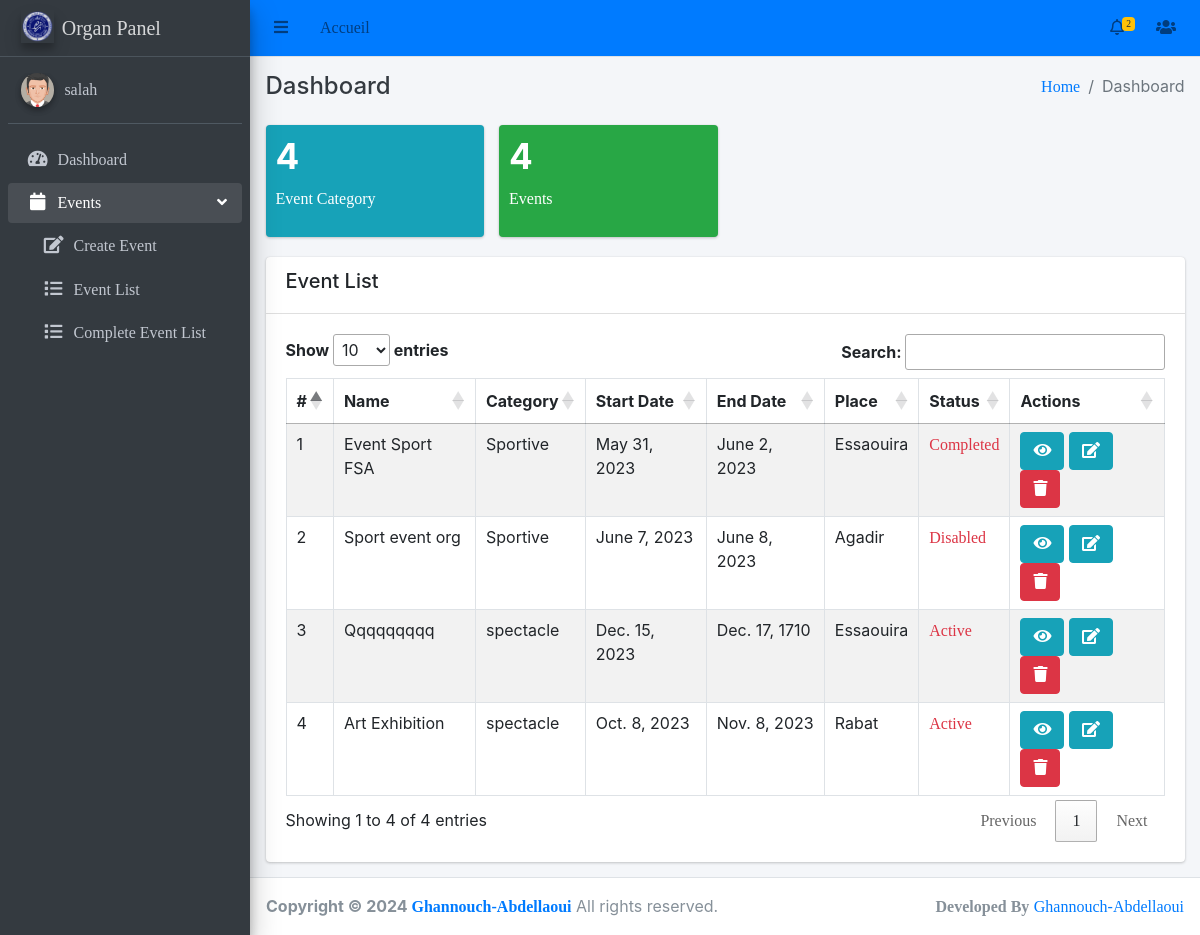
The page /organ_events/ (signed in) on the database its author committed.
### events/models.py (models this page shows, shortened)
class Event(models.Model):
    category = models.ForeignKey(EventCategory, on_delete=models.CASCADE)
    name = models.CharField(max_length=255, unique=True)
    description = RichTextUploadingField()
    job_category = models.ForeignKey(JobCategory, on_delete=models.CASCADE)
    select_scheduled_status = (
        ('yet to scheduled', 'Yet to Scheduled'),
        ('scheduled', 'Scheduled')
    )
    scheduled_status = models.CharField(max_length=25, choices=select_scheduled_status)
    venue = models.CharField(max_length=255)
    start_date = models.DateField()
    end_date = models.DateField()
    location = LocationField()
    maximum_attende = models.PositiveIntegerField()
    created_user = models.ForeignKey('auth.User', on_delete=models.CASCADE, null=True, blank=True, related_name='event_created_user')
    updated_user = models.ForeignKey('auth.User', on_delete=models.CASCADE, blank=True, null=True, related_name='event_updated_user')
    created_date = models.DateField(auto_now_add=True)
    updated_date = models.DateField(auto_now_add=True)
    last_updated = models.DateTimeField(auto_now=True)
    status_choice = (
        ('disabled', 'Disabled'),
        ('active', 'Active'),
        ('deleted', 'Deleted'),
        ('time out', 'Time Out'),
        ('completed', 'Completed'),
        ('cancel', 'Cancel'),
    )
    status = models.CharField(choices=status_choice, max_length=10)
    price = models.DecimalField(max_digits=8, decimal_places=2,null=True)
    ticket = models.OneToOneField(Ticket, on_delete=models.CASCADE, null=True,  blank=True)
    def __str__(self):
        return self.name

class EventCategory(models.Model):
    name = models.CharField(max_length=255, unique=True)
    code = models.CharField(max_length=6, unique=True)
    created_user = models.ForeignKey('auth.User', on_delete=models.CASCADE, related_name='created_user')
    updated_user = models.ForeignKey('auth.User', on_delete=models.CASCADE, related_name='updated_user')
    created_date = models.DateField(auto_now_add=True)
    updated_date = models.DateField(auto_now_add=True)
    status_choice = (
        ('active', 'Active'),
        ('deleted', 'Deleted'),
        ('blocked', 'Blocked'),
    )
    status = models.CharField(choices=status_choice, max_length=10)
    def __str__(self):
        return self.name

### gestion_even/views.py (the view)
# urls.py: path('organ_events/', dashboard_organ, name='dashboard_organ'),
@login_required(login_url='login_admin')
def dashboard_organ(request):
    event_ctg = EventCategory.objects.count()
    event = Event.objects.filter(created_user_id=request.user.id).count()
    complete_event = Event.objects.filter(created_user_id=request.user.id, status='completed').count()
    events = Event.objects.filter(created_user_id=request.user.id)    #!added
    count_noti = Event.objects.filter(created_user_id=request.user.id, status='active').count()
    noti_events = Event.objects.filter(created_user_id=request.user.id, status='active')
    event_names = [event for event in noti_events]
    context = {
        'event_ctg': event_ctg,
        'event': event,
        'complete_event': complete_event,
        'events': events,
        'count_noti':count_noti,
        'event_names':event_names,
        'noti_events':noti_events
    }
    return render(request, 'dashboard_organ.html', context)

### main/templates/dashboard_organ.html (shortened to what this page needs)
{% extends 'base/base_organ.html' %}
{% block breadcrumb %}Dashboard{% endblock breadcrumb %}
{% block content %}
<div class="row">
    <div class="col-lg-3 col-6">
      <div class="small-box bg-info">
        <div class="inner">
          {% if event_ctg %}
            <h3>{{ event_ctg }}</h3>
          {% else %}
            <h3>0</h3>
          {% endif %}
          <p>Event Category</p>
        </div>
      </div>
    </div>
    <div class="col-lg-3 col-6">
      <div class="small-box bg-success">
        <div class="inner">
          {% if event %}
            <h3>{{ event }}</h3>
          {% else %}
            <h3>0</h3>
          {% endif %}
          <p>Events</p>
        </div>
      </div>
    </div>
  </div>
  <div class="row">
    <div class="col-md-12">
        <div class="card">
            <div class="card-header">
                <div class="row">
                    <div class="col-md-5">
                        <h5>Event List</h5>
                    </div>
                </div>
            </div>
            <div class="card-body">
                  <table id="myTable" class="table table-striped table-bordered datatable dataTable no-footer"  role="grid" aria-describedby="DataTables_Table_0_info" style="border-collapse: collapse !important">
                    <thead>
                        <tr role="row">
                            <th>#</th>
                            <th>Name</th>
                            <th>Category</th>
                            <th>Start Date</th>
                            <th>End Date</th>
                            <th>Place</th>
                            <th>Status</th>
                            <th>Actions</th>
                        </tr>
                    </thead>
                    <tbody>
                        {% for event in events %}
                          <tr>
                              <td>{{ forloop.counter }}</td>
                              <td>{{ event.name|capfirst }}</td>
                              <td>{{ event.category }}</td>
                              <td>{{ event.start_date }}</td>
                              <td>{{ event.end_date }}</td>
                              <td>{{ event.venue|capfirst }}</td>
                              <td>
                                    <a href="#" class="text-danger">{{ event.status|title }}</a>
                              </td>
                              <td>
                                  <a class="btn btn-info" href="{% url 'organ:event-detail' event.pk %}" title="view">
                                      <i class="fa fa-eye"></i>
                                  </a>
                                  <a class="btn btn-info" href="{% url 'organ:event-edit' event.pk %}" title="edit">
                                    <i class="fa fa-edit"></i>
                                </a>
                                  <a class="btn btn-danger" href="{% url 'organ:event-delete' event.pk %}" title="delete">
                                      <i class="fa fa-trash"></i>
                                  </a>
                              </td>
                          </tr>
                        {% endfor %}
                    </tbody>
                </table>
            </div>
        </div>
    </div>
</div>
{% endblock content %}

### main/templates/base/sidebar_organ.html (shortened to what this page needs)
{% load static %}
<aside class="main-sidebar sidebar-dark-primary elevation-4">
    <a href="#" class="brand-link">
      <img src="{% static 'img/logo.png' %}" alt="Logo" class="brand-image elevation-3"
           style="opacity: .8">
          <span class="brand-text font-weight-light">Organ Panel</span>
    </a>
    <div class="sidebar">
      <div class="user-panel mt-3 pb-3 mb-3 d-flex">
        <div class="image">
          <img src="{% static 'img/avatar5.png' %}" class="img-circle elevation-2" alt="User Image">
        </div>
        <div class="info">
          <a href="{% url 'useracc:Yourprofile' %}" class="d-block">{{request.user}}</a>
        </div>
      </div>
      <nav class="mt-2">
        <ul class="nav nav-pills nav-sidebar flex-column" data-widget="treeview" role="menu" data-accordion="false">
          <li class="nav-item">
            <a href="{% url 'dashboard_organ' %}" class="nav-link">
              <i class="nav-icon fas fa-tachometer-alt"></i>
              <p>
                Dashboard
              </p>
            </a>
          </li>
          <li class="nav-item has-treeview menu-open">
            <a href="#" class="nav-link">
              <i class="nav-icon fas fa-calendar"></i>
              <p>
                Events
                <i class="right fas fa-angle-left"></i>
              </p>
            </a>
            <ul class="nav nav-treeview">
              <li class="nav-item ml-3">
                <a href="{% url 'organ:event-create' %}" class="nav-link">
                  <i class="far fa fa-edit nav-icon"></i>
                  <p>Create Event</p>
                </a>
              </li>
              <li class="nav-item ml-3">
                <a href="{% url 'organ:event-list' %}" class="nav-link">
                  <i class="far fa fa-list nav-icon"></i>
                  <p>Event List</p>
                </a>
              </li>
              <li class="nav-item ml-3">
                <a href="{% url 'organ:complete-event' %}" class="nav-link">
                  <i class="far fa fa-list nav-icon"></i>
                  <p>Complete Event List</p>
                </a>
              </li>
            </ul>
          </li>
        </ul>
      </nav>
    </div>
  </aside>

### rows shown on the page
Event: name "Event Sport FSA", category "Sportive", start_date "May 31, 2023", end_date "June 2, 2023", venue "Essaouira", status "Completed"
Event: name "Sport event org", category "Sportive", start_date "June 7, 2023", end_date "June 8, 2023", venue "Agadir", status "Disabled"
Event: name "Qqqqqqqqq", category "spectacle", start_date "Dec. 15, 2023", end_date "Dec. 17, 1710", venue "Essaouira", status "Active"
Event: name "Art Exhibition", category "spectacle", start_date "Oct. 8, 2023", end_date "Nov. 8, 2023", venue "Rabat", status "Active"

### other values the page prints
{{ count_noti }} "2"
{{ request.user }} "salah"
{{ event_ctg }} "4"
{{ event }} "4"
